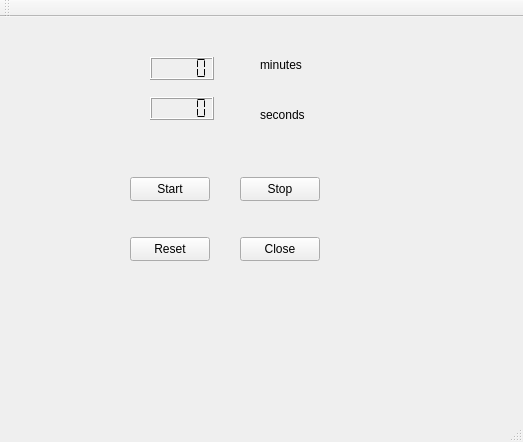
<?xml version="1.0" encoding="UTF-8"?>
<ui version="4.0">
 <class>MainWindow</class>
 <widget class="QMainWindow" name="MainWindow">
  <property name="geometry">
   <rect>
    <x>0</x>
    <y>0</y>
    <width>523</width>
    <height>442</height>
   </rect>
  </property>
  <property name="windowTitle">
   <string>MainWindow</string>
  </property>
  <widget class="QWidget" name="centralWidget">
   <widget class="QLCDNumber" name="lcdNumberMin">
    <property name="geometry">
     <rect>
      <x>150</x>
      <y>40</y>
      <width>64</width>
      <height>23</height>
     </rect>
    </property>
    <property name="autoFillBackground">
     <bool>false</bool>
    </property>
    <property name="segmentStyle">
     <enum>QLCDNumber::Flat</enum>
    </property>
   </widget>
   <widget class="QLCDNumber" name="lcdNumberSec">
    <property name="geometry">
     <rect>
      <x>150</x>
      <y>80</y>
      <width>64</width>
      <height>23</height>
     </rect>
    </property>
    <property name="segmentStyle">
     <enum>QLCDNumber::Flat</enum>
    </property>
   </widget>
   <widget class="QLabel" name="label">
    <property name="geometry">
     <rect>
      <x>260</x>
      <y>40</y>
      <width>49</width>
      <height>16</height>
     </rect>
    </property>
    <property name="text">
     <string>minutes</string>
    </property>
   </widget>
   <widget class="QLabel" name="label_2">
    <property name="geometry">
     <rect>
      <x>260</x>
      <y>90</y>
      <width>49</width>
      <height>16</height>
     </rect>
    </property>
    <property name="text">
     <string>seconds</string>
    </property>
   </widget>
   <widget class="QPushButton" name="startButton">
    <property name="geometry">
     <rect>
      <x>130</x>
      <y>160</y>
      <width>80</width>
      <height>24</height>
     </rect>
    </property>
    <property name="text">
     <string>Start</string>
    </property>
   </widget>
   <widget class="QPushButton" name="stopButton">
    <property name="geometry">
     <rect>
      <x>240</x>
      <y>160</y>
      <width>80</width>
      <height>24</height>
     </rect>
    </property>
    <property name="text">
     <string>Stop</string>
    </property>
   </widget>
   <widget class="QPushButton" name="resetButton">
    <property name="geometry">
     <rect>
      <x>130</x>
      <y>220</y>
      <width>80</width>
      <height>24</height>
     </rect>
    </property>
    <property name="text">
     <string>Reset</string>
    </property>
   </widget>
   <widget class="QPushButton" name="closeButton">
    <property name="geometry">
     <rect>
      <x>240</x>
      <y>220</y>
      <width>80</width>
      <height>24</height>
     </rect>
    </property>
    <property name="text">
     <string>Close</string>
    </property>
   </widget>
  </widget>
  <widget class="QMenuBar" name="menuBar">
   <property name="geometry">
    <rect>
     <x>0</x>
     <y>0</y>
     <width>523</width>
     <height>21</height>
    </rect>
   </property>
  </widget>
  <widget class="QToolBar" name="mainToolBar">
   <attribute name="toolBarArea">
    <enum>TopToolBarArea</enum>
   </attribute>
   <attribute name="toolBarBreak">
    <bool>false</bool>
   </attribute>
  </widget>
  <widget class="QStatusBar" name="statusBar"/>
 </widget>
 <layoutdefault spacing="6" margin="11"/>
 <resources/>
 <connections>
  <connection>
   <sender>closeButton</sender>
   <signal>clicked()</signal>
   <receiver>MainWindow</receiver>
   <slot>close()</slot>
   <hints>
    <hint type="sourcelabel">
     <x>279</x>
     <y>269</y>
    </hint>
    <hint type="destinationlabel">
     <x>261</x>
     <y>220</y>
    </hint>
   </hints>
  </connection>
 </connections>
</ui>
